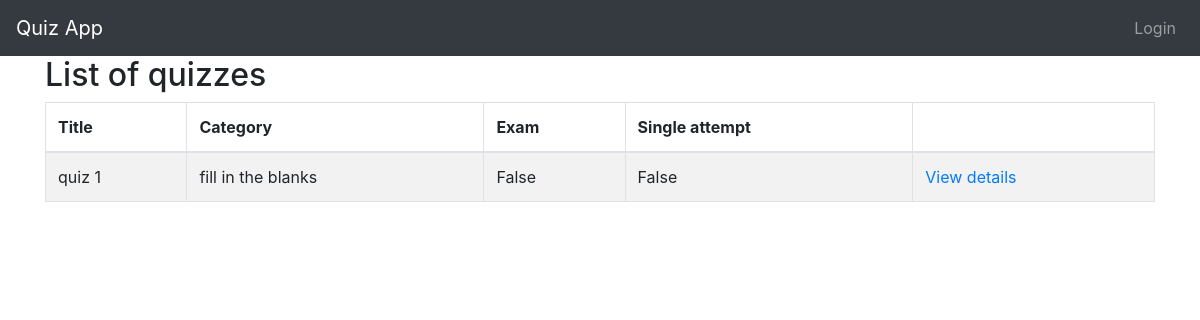
Before: /quizzes/ with the older database file.
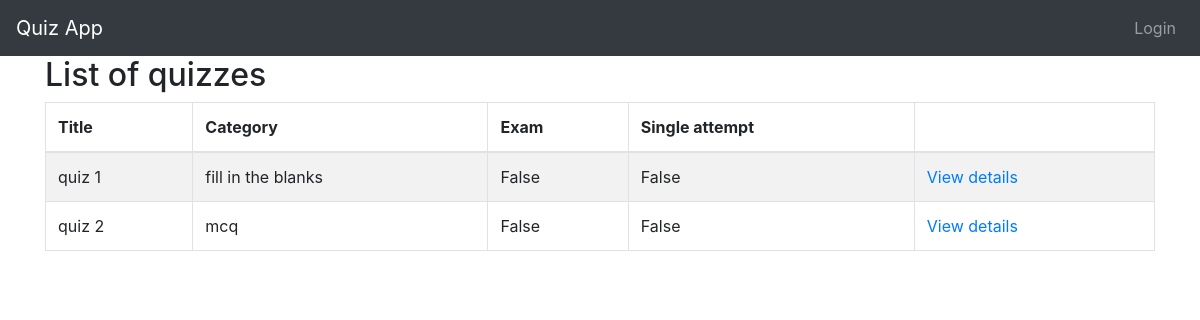
After: the same page with the newer database file.
### quiz/models.py (models this page shows, shortened)
class Quiz(models.Model):
    title = models.CharField(
        verbose_name=_("Title"),
        max_length=60, blank=False)
    description = models.TextField(
        verbose_name=_("Description"),
        blank=True, help_text=_("a description of the quiz"))
    url = models.SlugField(
        max_length=60, blank=False,
        help_text=_("a user friendly url"),
        verbose_name=_("user friendly url"))
    category = models.ForeignKey(
        Category, null=True, blank=True,
        verbose_name=_("Category"), on_delete=models.CASCADE)
    random_order = models.BooleanField(
        blank=False, default=False,
        verbose_name=_("Random Order"),
        help_text=_("Display the questions in "
                    "a random order or as they "
                    "are set?"))
    max_questions = models.PositiveIntegerField(
        blank=True, null=True, verbose_name=_("Max Questions"),
        help_text=_("Number of questions to be answered on each attempt."))
    answers_at_end = models.BooleanField(
        blank=False, default=False,
        help_text=_("Correct answer is NOT shown after question."
                    " Answers displayed at the end."),
        verbose_name=_("Answers at end"))
    exam_paper = models.BooleanField(
        blank=False, default=False,
        help_text=_("If yes, the result of each"
                    " attempt by a user will be"
                    " stored. Necessary for marking."),
        verbose_name=_("Exam Paper"))
    single_attempt = models.BooleanField(
        blank=False, default=False,
        help_text=_("If yes, only one attempt by"
                    " a user will be permitted."
                    " Non users cannot sit this exam."),
        verbose_name=_("Single Attempt"))
    pass_mark = models.SmallIntegerField(
        blank=True, default=0,
        verbose_name=_("Pass Mark"),
        help_text=_("Percentage required to pass exam."),
        validators=[MaxValueValidator(100)])
    success_text = models.TextField(
        blank=True, help_text=_("Displayed if user passes."),
        verbose_name=_("Success Text"))
    fail_text = models.TextField(
        verbose_name=_("Fail Text"),
        blank=True, help_text=_("Displayed if user fails."))
    draft = models.BooleanField(
        blank=True, default=False,
        verbose_name=_("Draft"),
        help_text=_("If yes, the quiz is not displayed"
                    " in the quiz list and can only be"
                    " taken by users who can edit"
                    " quizzes."))
    class Meta:
        verbose_name = _("Quiz")
        verbose_name_plural = _("Quizzes")

class Category(models.Model):
    category = models.CharField(
        verbose_name=_("Category"),
        max_length=250, blank=True,
        unique=True, null=True)
    objects = CategoryManager()
    class Meta:
        verbose_name = _("Category")
        verbose_name_plural = _("Categories")
    def __str__(self):
        return self.category

### quiz/views.py (the view)
class QuizListView(ListView):
    model = Quiz
    def get_queryset(self):
        queryset = super(QuizListView, self).get_queryset()
        return queryset.filter(draft=False)

### quiz/templates/quiz/quiz_list.html (shortened to what this page needs)
{% extends 'base.html' %}
{% load i18n %}
{% load quiz_tags %}
{% block content %}
<h2>{% trans "List of quizzes" %}</h2>
    {% if quiz_list %}
		<table class="table table-bordered table-striped">
		  <thead>
			<tr>
			  <th>{% trans "Title" %}</th>
			  <th>{% trans "Category" %}</th>
			  <th>{% trans "Exam" %}</th>
			  <th>{% trans "Single attempt" %}</th>
			  <th></th>
			</tr>
		  </thead>
		  <tbody>
        {% for quiz in quiz_list %}
  			<tr>
			  <td>{{ quiz.title }}</td>
			  <td>{{ quiz.category }}</td>
			  <td>{{ quiz.exam_paper }}</td>
			  <td>{{ quiz.single_attempt }}</td>
			  <td>
				<a href="{% url 'quiz_start_page' slug=quiz.url %}">
				  {% trans "View details" %}
				</a>
			</tr>
        {% endfor %}
		  </tbody>
		</table>
	{% else %}
        <p>{% trans "There are no available quizzes" %}.</p>
    {% endif %}
{% endblock %}

### quiz/templates/base.html (shortened to what this page needs)
{% load i18n %}
<!DOCTYPE html>
<html xmlns:fb="http://www.facebook.com/2008/fbml" xmlns="http://www.w3.org/1999/xhtml" xml:lang="en" lang="en" dir="ltr">
<head>
  <link rel="stylesheet" href="https://stackpath.bootstrapcdn.com/bootstrap/4.1.2/css/bootstrap.min.css"
>
</head>
<body>
  <nav class="navbar navbar-expand-lg navbar-dark bg-dark">
    <a class="navbar-brand" href="{% url 'index' %}">Quiz App</a>
    <div class="collapse navbar-collapse" id="navbarSupportedContent">
      <ul class="navbar-nav ml-auto">
        <li class="nav-item ">
          {% if user.is_authenticated %}
          <a class="nav-link" href="{% url 'logout' %}">logout</a>
          {% else %}
          <a class="nav-link" href="{% url 'login' %}">Login</a>
          {% endif %}
        </li>
      </ul>
    </div>
  </nav>
  <div class="container">
     {% block content %} {% endblock %}
  </div>
</body>
</html>

Changed rows visible on the page:
added Quiz: title "quiz 2", category "mcq", exam_paper "False", single_attempt "False"
